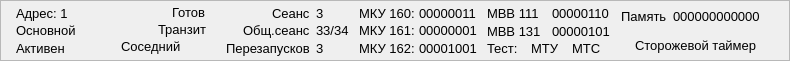
<?xml version="1.0" encoding="UTF-8"?>
<ui version="4.0">
 <class>FrameBase</class>
 <widget class="QFrame" name="FrameBase">
  <property name="geometry">
   <rect>
    <x>0</x>
    <y>0</y>
    <width>790</width>
    <height>61</height>
   </rect>
  </property>
  <property name="minimumSize">
   <size>
    <width>0</width>
    <height>60</height>
   </size>
  </property>
  <property name="maximumSize">
   <size>
    <width>790</width>
    <height>61</height>
   </size>
  </property>
  <property name="font">
   <font>
    <pointsize>10</pointsize>
   </font>
  </property>
  <property name="windowTitle">
   <string>Frame</string>
  </property>
  <property name="frameShape">
   <enum>QFrame::StyledPanel</enum>
  </property>
  <property name="frameShadow">
   <enum>QFrame::Raised</enum>
  </property>
  <layout class="QHBoxLayout" name="horizontalLayout_3">
   <property name="topMargin">
    <number>4</number>
   </property>
   <property name="bottomMargin">
    <number>4</number>
   </property>
   <item>
    <layout class="QVBoxLayout" name="verticalLayout">
     <property name="spacing">
      <number>2</number>
     </property>
     <property name="leftMargin">
      <number>4</number>
     </property>
     <property name="topMargin">
      <number>0</number>
     </property>
     <property name="bottomMargin">
      <number>0</number>
     </property>
     <item>
      <widget class="QLabel" name="labelAddr">
       <property name="text">
        <string>Адрес: 1</string>
       </property>
      </widget>
     </item>
     <item>
      <widget class="QLabel" name="labelMainRsrv">
       <property name="text">
        <string>Основной</string>
       </property>
      </widget>
     </item>
     <item>
      <widget class="QLabel" name="labelBMStatus">
       <property name="text">
        <string>Активен</string>
       </property>
      </widget>
     </item>
    </layout>
   </item>
   <item>
    <layout class="QVBoxLayout" name="verticalLayout_8">
     <property name="spacing">
      <number>2</number>
     </property>
     <property name="leftMargin">
      <number>4</number>
     </property>
     <item>
      <layout class="QHBoxLayout" name="horizontalLayout_5">
       <property name="spacing">
        <number>2</number>
       </property>
       <item alignment="Qt::AlignRight">
        <widget class="QLabel" name="labelAddr_2">
         <property name="text">
          <string>Готов</string>
         </property>
        </widget>
       </item>
       <item>
        <widget class="QLed" name="labelReady">
         <property name="sizePolicy">
          <sizepolicy hsizetype="Fixed" vsizetype="Fixed">
           <horstretch>0</horstretch>
           <verstretch>0</verstretch>
          </sizepolicy>
         </property>
         <property name="baseSize">
          <size>
           <width>11</width>
           <height>11</height>
          </size>
         </property>
         <property name="text">
          <string/>
         </property>
         <property name="pixmap">
          <pixmap resource="images.qrc">:/images/images/box_grn.png</pixmap>
         </property>
        </widget>
       </item>
      </layout>
     </item>
     <item>
      <layout class="QHBoxLayout" name="horizontalLayout_9">
       <property name="spacing">
        <number>2</number>
       </property>
       <item alignment="Qt::AlignRight">
        <widget class="QLabel" name="labelAddr_3">
         <property name="text">
          <string>Транзит</string>
         </property>
        </widget>
       </item>
       <item>
        <widget class="QLed" name="labelBypass">
         <property name="sizePolicy">
          <sizepolicy hsizetype="Fixed" vsizetype="Fixed">
           <horstretch>0</horstretch>
           <verstretch>0</verstretch>
          </sizepolicy>
         </property>
         <property name="baseSize">
          <size>
           <width>11</width>
           <height>11</height>
          </size>
         </property>
         <property name="text">
          <string/>
         </property>
         <property name="pixmap">
          <pixmap resource="images.qrc">:/images/images/box_grn.png</pixmap>
         </property>
        </widget>
       </item>
      </layout>
     </item>
     <item>
      <layout class="QHBoxLayout" name="horizontalLayout_10">
       <item>
        <widget class="QLabel" name="labelAddr_4">
         <property name="text">
          <string>Соседний</string>
         </property>
        </widget>
       </item>
       <item>
        <widget class="QLed" name="labelReady2">
         <property name="sizePolicy">
          <sizepolicy hsizetype="Fixed" vsizetype="Fixed">
           <horstretch>0</horstretch>
           <verstretch>0</verstretch>
          </sizepolicy>
         </property>
         <property name="baseSize">
          <size>
           <width>11</width>
           <height>11</height>
          </size>
         </property>
         <property name="text">
          <string/>
         </property>
         <property name="pixmap">
          <pixmap resource="images.qrc">:/images/images/box_grn.png</pixmap>
         </property>
        </widget>
       </item>
      </layout>
     </item>
    </layout>
   </item>
   <item>
    <layout class="QHBoxLayout" name="horizontalLayout">
     <property name="spacing">
      <number>6</number>
     </property>
     <property name="leftMargin">
      <number>4</number>
     </property>
     <item>
      <layout class="QVBoxLayout" name="verticalLayout_4">
       <property name="spacing">
        <number>2</number>
       </property>
       <item alignment="Qt::AlignRight">
        <widget class="QLabel" name="label">
         <property name="text">
          <string>Сеанс</string>
         </property>
        </widget>
       </item>
       <item alignment="Qt::AlignRight">
        <widget class="QLabel" name="label_2">
         <property name="text">
          <string>Общ.сеанс</string>
         </property>
        </widget>
       </item>
       <item alignment="Qt::AlignRight">
        <widget class="QLabel" name="label_3">
         <property name="text">
          <string>Перезапусков</string>
         </property>
        </widget>
       </item>
      </layout>
     </item>
     <item>
      <layout class="QVBoxLayout" name="verticalLayout_5">
       <property name="spacing">
        <number>2</number>
       </property>
       <item>
        <widget class="QLabel" name="label_Seans">
         <property name="text">
          <string>3</string>
         </property>
        </widget>
       </item>
       <item>
        <widget class="QLabel" name="label_AllSeans">
         <property name="text">
          <string>33/34</string>
         </property>
        </widget>
       </item>
       <item>
        <widget class="QLabel" name="label_Restart">
         <property name="text">
          <string>3</string>
         </property>
        </widget>
       </item>
      </layout>
     </item>
    </layout>
   </item>
   <item>
    <layout class="QHBoxLayout" name="horizontalLayout_2">
     <property name="spacing">
      <number>4</number>
     </property>
     <property name="leftMargin">
      <number>4</number>
     </property>
     <item>
      <layout class="QVBoxLayout" name="verticalLayout_6">
       <property name="spacing">
        <number>2</number>
       </property>
       <item alignment="Qt::AlignRight">
        <widget class="QLabel" name="label_7">
         <property name="text">
          <string>МКУ 160:</string>
         </property>
        </widget>
       </item>
       <item alignment="Qt::AlignRight">
        <widget class="QLabel" name="label_8">
         <property name="text">
          <string>МКУ 161:</string>
         </property>
        </widget>
       </item>
       <item alignment="Qt::AlignRight">
        <widget class="QLabel" name="label_9">
         <property name="text">
          <string>МКУ 162:</string>
         </property>
        </widget>
       </item>
      </layout>
     </item>
     <item>
      <layout class="QVBoxLayout" name="verticalLayout_7">
       <property name="spacing">
        <number>2</number>
       </property>
       <item>
        <widget class="QLabel" name="label_Mku160">
         <property name="text">
          <string>00000011</string>
         </property>
        </widget>
       </item>
       <item>
        <widget class="QLabel" name="label_Mku161">
         <property name="text">
          <string>00000001</string>
         </property>
        </widget>
       </item>
       <item>
        <widget class="QLabel" name="label_Mku162">
         <property name="text">
          <string>00001001</string>
         </property>
        </widget>
       </item>
      </layout>
     </item>
    </layout>
   </item>
   <item>
    <layout class="QVBoxLayout" name="verticalLayout_13">
     <property name="spacing">
      <number>2</number>
     </property>
     <property name="leftMargin">
      <number>4</number>
     </property>
     <item>
      <layout class="QHBoxLayout" name="horizontalLayout_8">
       <property name="spacing">
        <number>6</number>
       </property>
       <item>
        <layout class="QVBoxLayout" name="verticalLayout_11">
         <property name="spacing">
          <number>2</number>
         </property>
         <item>
          <widget class="QLabel" name="label_4">
           <property name="text">
            <string>МВВ 111</string>
           </property>
          </widget>
         </item>
         <item>
          <widget class="QLabel" name="label_5">
           <property name="text">
            <string>МВВ 131</string>
           </property>
          </widget>
         </item>
        </layout>
       </item>
       <item>
        <layout class="QVBoxLayout" name="verticalLayout_12">
         <property name="spacing">
          <number>2</number>
         </property>
         <item>
          <widget class="QLabel" name="label_12">
           <property name="text">
            <string>00000110</string>
           </property>
          </widget>
         </item>
         <item>
          <widget class="QLabel" name="label_13">
           <property name="text">
            <string>00000101</string>
           </property>
          </widget>
         </item>
        </layout>
       </item>
      </layout>
     </item>
     <item>
      <layout class="QHBoxLayout" name="horizontalLayout_4">
       <item>
        <widget class="QLabel" name="label_6">
         <property name="text">
          <string>Тест:   </string>
         </property>
        </widget>
       </item>
       <item>
        <widget class="QLabel" name="label_10">
         <property name="text">
          <string>МТУ</string>
         </property>
        </widget>
       </item>
       <item>
        <widget class="QLed" name="label_testMTU">
         <property name="sizePolicy">
          <sizepolicy hsizetype="Fixed" vsizetype="Fixed">
           <horstretch>0</horstretch>
           <verstretch>0</verstretch>
          </sizepolicy>
         </property>
         <property name="baseSize">
          <size>
           <width>11</width>
           <height>11</height>
          </size>
         </property>
         <property name="text">
          <string/>
         </property>
         <property name="pixmap">
          <pixmap resource="images.qrc">:/images/images/box_grn.png</pixmap>
         </property>
        </widget>
       </item>
       <item>
        <widget class="QLabel" name="label_11">
         <property name="text">
          <string>МТС</string>
         </property>
        </widget>
       </item>
       <item>
        <widget class="QLed" name="label_testMTS">
         <property name="sizePolicy">
          <sizepolicy hsizetype="Fixed" vsizetype="Fixed">
           <horstretch>0</horstretch>
           <verstretch>0</verstretch>
          </sizepolicy>
         </property>
         <property name="baseSize">
          <size>
           <width>11</width>
           <height>11</height>
          </size>
         </property>
         <property name="text">
          <string/>
         </property>
         <property name="pixmap">
          <pixmap resource="images.qrc">:/images/images/box_grn.png</pixmap>
         </property>
        </widget>
       </item>
      </layout>
     </item>
    </layout>
   </item>
   <item>
    <layout class="QVBoxLayout" name="verticalLayout_10">
     <property name="leftMargin">
      <number>4</number>
     </property>
     <property name="rightMargin">
      <number>4</number>
     </property>
     <item>
      <layout class="QHBoxLayout" name="horizontalLayout_6">
       <item alignment="Qt::AlignRight">
        <widget class="QLabel" name="label_14">
         <property name="text">
          <string>Память</string>
         </property>
        </widget>
       </item>
       <item>
        <widget class="QLabel" name="label_15">
         <property name="text">
          <string>000000000000</string>
         </property>
        </widget>
       </item>
      </layout>
     </item>
     <item>
      <layout class="QHBoxLayout" name="horizontalLayout_7">
       <item>
        <widget class="QLed" name="label_Watchdog">
         <property name="sizePolicy">
          <sizepolicy hsizetype="Fixed" vsizetype="Fixed">
           <horstretch>0</horstretch>
           <verstretch>0</verstretch>
          </sizepolicy>
         </property>
         <property name="baseSize">
          <size>
           <width>11</width>
           <height>11</height>
          </size>
         </property>
         <property name="text">
          <string/>
         </property>
         <property name="pixmap">
          <pixmap resource="images.qrc">:/images/images/box_grn.png</pixmap>
         </property>
        </widget>
       </item>
       <item>
        <widget class="QLabel" name="label_17">
         <property name="text">
          <string>Сторожевой таймер</string>
         </property>
        </widget>
       </item>
      </layout>
     </item>
    </layout>
   </item>
   <item>
    <widget class="QLabel" name="label_18">
     <property name="sizePolicy">
      <sizepolicy hsizetype="Fixed" vsizetype="Fixed">
       <horstretch>0</horstretch>
       <verstretch>0</verstretch>
      </sizepolicy>
     </property>
     <property name="baseSize">
      <size>
       <width>32</width>
       <height>32</height>
      </size>
     </property>
     <property name="text">
      <string/>
     </property>
     <property name="pixmap">
      <pixmap resource="images.qrc">:/images/images/icon1.ico</pixmap>
     </property>
    </widget>
   </item>
  </layout>
 </widget>
 <customwidgets>
  <customwidget>
   <class>QLed</class>
   <extends>QLabel</extends>
   <header>qled.h</header>
  </customwidget>
 </customwidgets>
 <resources>
  <include location="images.qrc"/>
 </resources>
 <connections/>
</ui>
